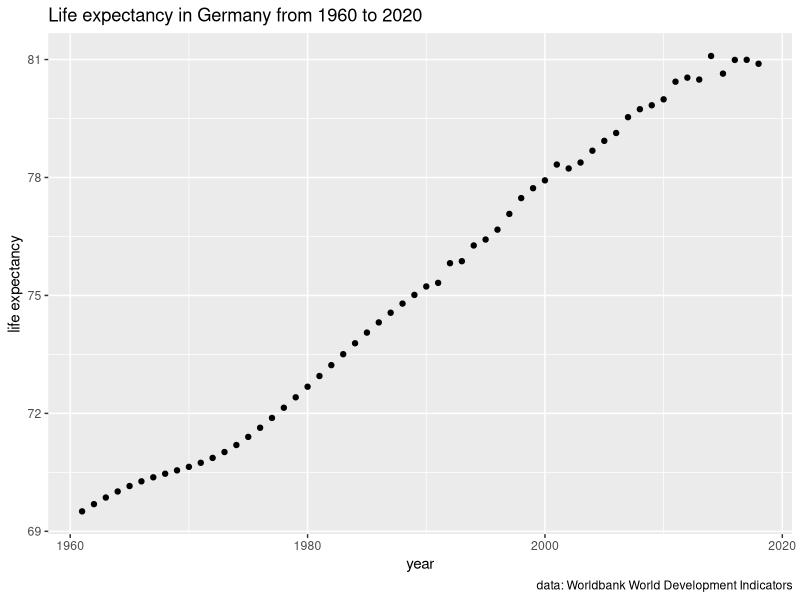
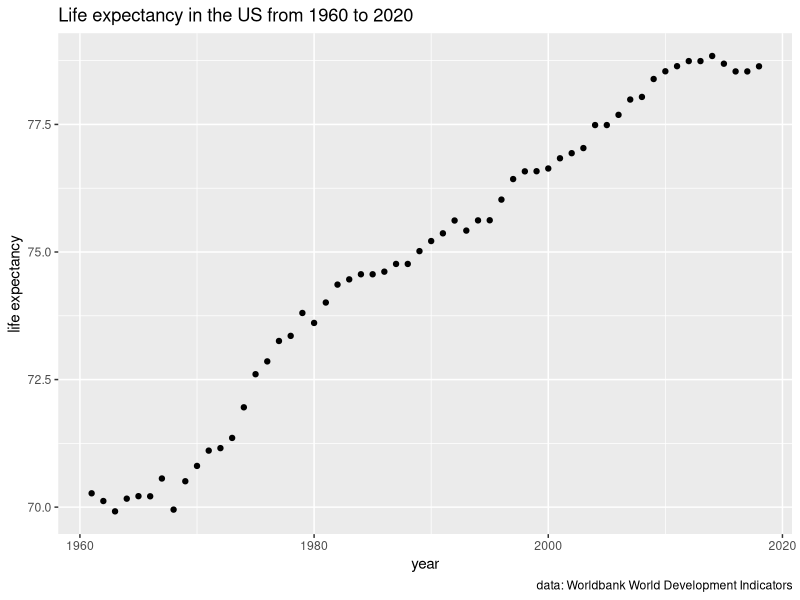
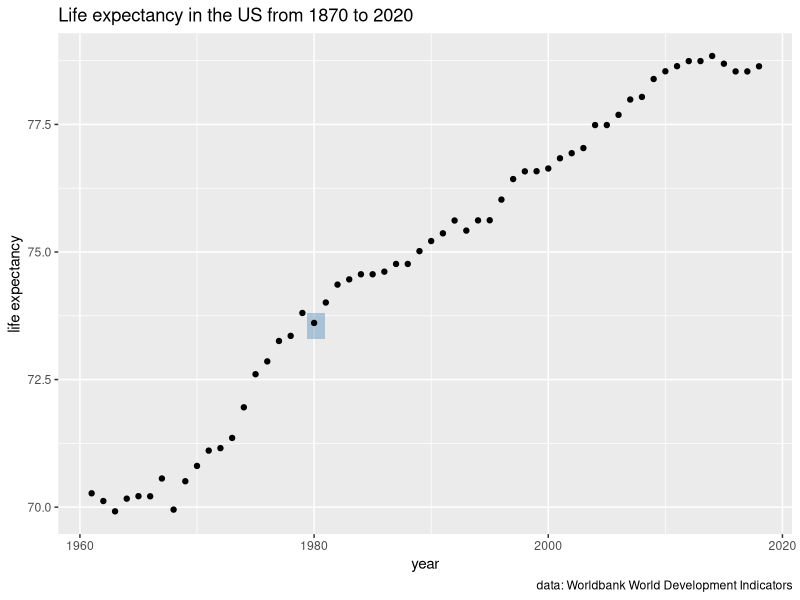
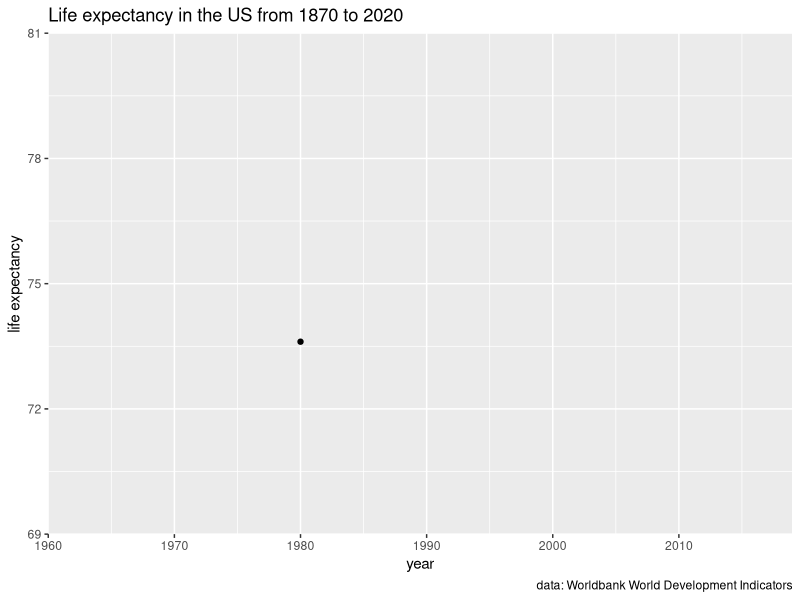
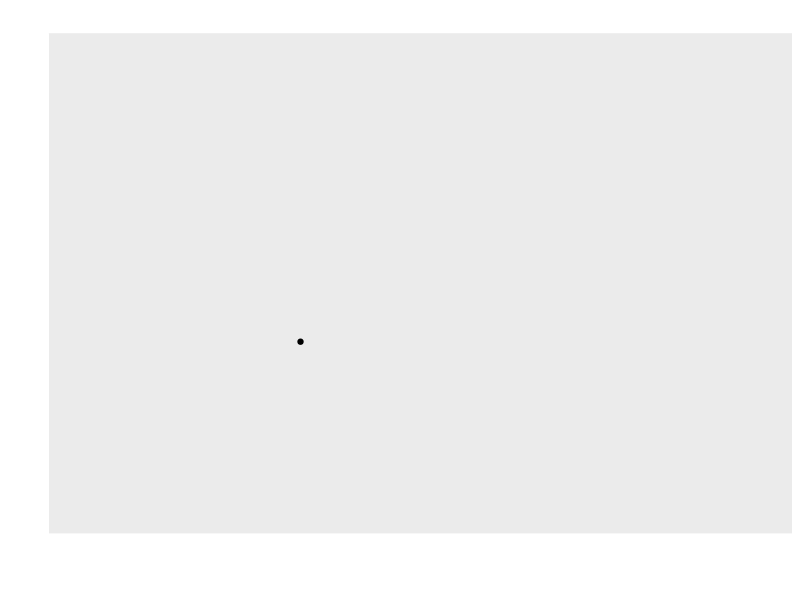
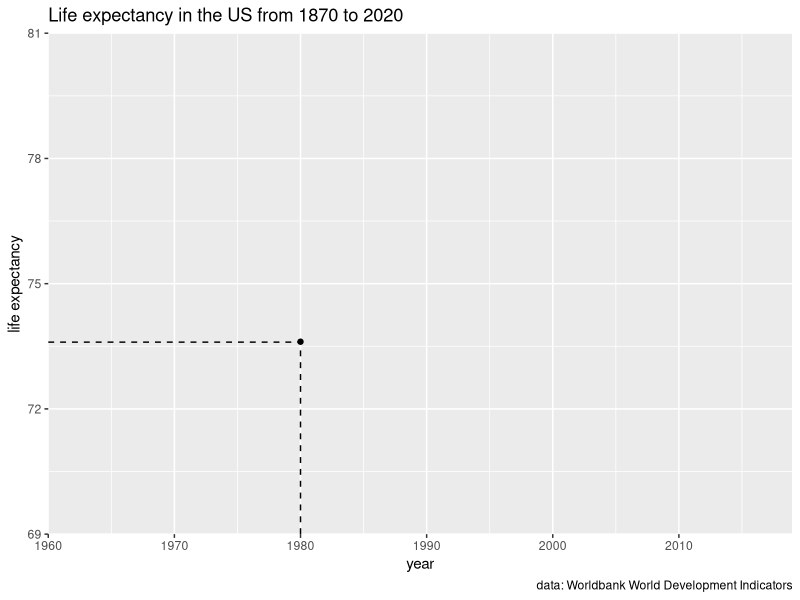
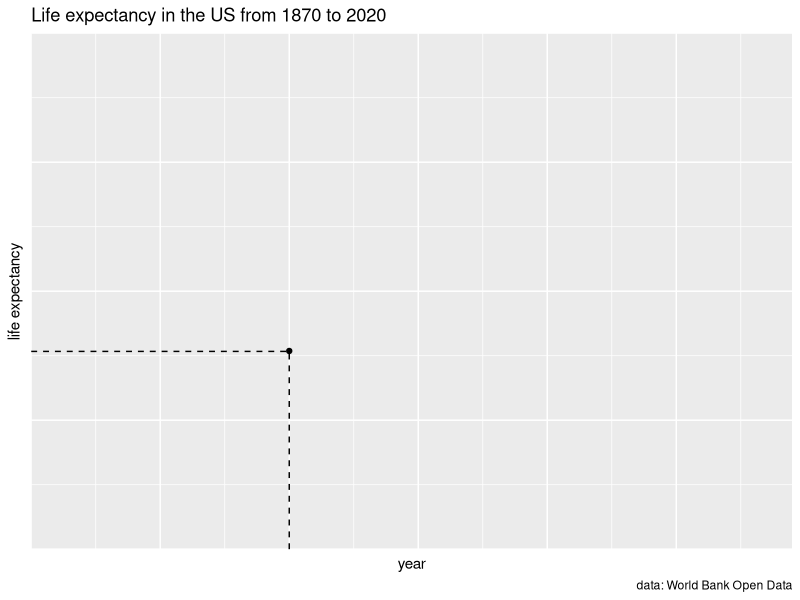

The R source for these figures, in order:
library(tidyverse)

world_bank_countries <- read_csv("data/world_bank_countries.csv")
world_bank_areas <- read_csv("data/world_bank_areas.csv")
world_bank_income <- read_csv("data/world_bank_income.csv")


# Life expectancy in Germany ---------------------------------------------
world_bank_countries |> 
  filter(country == "Germany") |> 
  ggplot(aes(year, life_expectancy_at_birth)) +
  geom_point() +
  labs(
    y = "life expectancy",
    title = "Life expectancy in Germany from 1960 to 2020",
    caption = "data: Worldbank World Development Indicators"
  )


# Life expectancy in the US ----------------------------------------------
world_bank_countries |> 
  filter(country == "United States") |> 
  ggplot(aes(year, life_expectancy_at_birth)) +
  geom_point() +
  labs(
    y = "life expectancy",
    title = "Life expectancy in the US from 1960 to 2020",
    caption = "data: Worldbank World Development Indicators"
  )

# Highlight 1980
world_bank_countries |> 
  filter(country == "United States") |> 
  ggplot(aes(year, life_expectancy_at_birth)) +
  annotate('rect', xmin = 1979.4, xmax = 1980.9, ymin = 73.3, ymax = 73.8,
           fill = "steelblue", alpha = 0.4) +
  geom_point() +
  labs(
    y = "life expectancy",
    title = "Life expectancy in the US from 1870 to 2020",
    caption = "data: Worldbank World Development Indicators"
  )

# Show dot only
world_bank_countries |> 
  filter(country == "United States", year == 1980) |> 
  ggplot(aes(year, life_expectancy_at_birth)) +
  geom_point() +
  labs(
    y = "life expectancy",
    title = "Life expectancy in the US from 1870 to 2020",
    caption = "data: Worldbank World Development Indicators"
  ) +
  scale_x_continuous(limits = c(1960, 2019),
                     expand = expansion(mult = c(0, 0))) +
  scale_y_continuous(limits = c(69, 81),
                     expand = expansion(mult = c(0, 0)))



# Empty plot -------------------------------------------------------------
world_bank_countries |> 
  filter(country == "United States", year == 1980) |> 
  ggplot(aes(year, life_expectancy_at_birth)) +
  geom_point() +
  labs(
    y = "life expectancy",
    title = "",
    caption = ""
  ) +
  scale_x_continuous(limits = c(1960, 2019),
                     expand = expansion(mult = c(0, 0))) +
  scale_y_continuous(limits = c(69, 81),
                     expand = expansion(mult = c(0, 0))) +
  theme(
    axis.line = element_line(colour = "#ffffff"),
    axis.text = element_text(colour = "white"),
    axis.ticks = element_line(colour = "white"),
    axis.title = element_text(colour = "white"),
    panel.grid = element_blank()
  )



# Mapping of year and life expectancy ------------------------------------
world_bank_countries |> 
  filter(country == "United States", year == 1980) |> 
  ggplot(aes(year, life_expectancy_at_birth)) +
  geom_point() +
  labs(
    y = "life expectancy",
    title = "Life expectancy in the US from 1870 to 2020",
    caption = "data: Worldbank World Development Indicators"
  ) +
  scale_x_continuous(limits = c(1960, 2019),
                     expand = expansion(mult = c(0, 0))) +
  scale_y_continuous(limits = c(69, 81),
                     expand = expansion(mult = c(0, 0))) +
  annotate("segment", x = 1960, xend = 1980,
           y = 73.6, yend = 73.6,
           linetype = "dashed") +
  annotate("segment", x = 1980, xend = 1980,
           y = 69, yend = 73.6,
           linetype = "dashed")



# Impossible mapping -----------------------------------------------------
world_bank_countries |> 
  filter(country == "United States", year == 1980) |> 
  ggplot(aes(year, life_expectancy_at_birth)) +
  geom_point() +
  labs(
    y = "life expectancy",
    title = "Life expectancy in the US from 1870 to 2020",
    caption = "data: World Bank Open Data"
  ) +
  scale_x_continuous(limits = c(1960, 2019),
                     expand = expansion(mult = c(0, 0))) +
  scale_y_continuous(limits = c(69, 81),
                     expand = expansion(mult = c(0, 0))) +
  annotate("segment", x = 1960, xend = 1980,
           y = 73.6, yend = 73.6,
           linetype = "dashed") +
  annotate("segment", x = 1980, xend = 1980,
           y = 69, yend = 73.6,
           linetype = "dashed") +
  theme(
    axis.text = element_blank(),
    axis.ticks = element_blank()
  )
